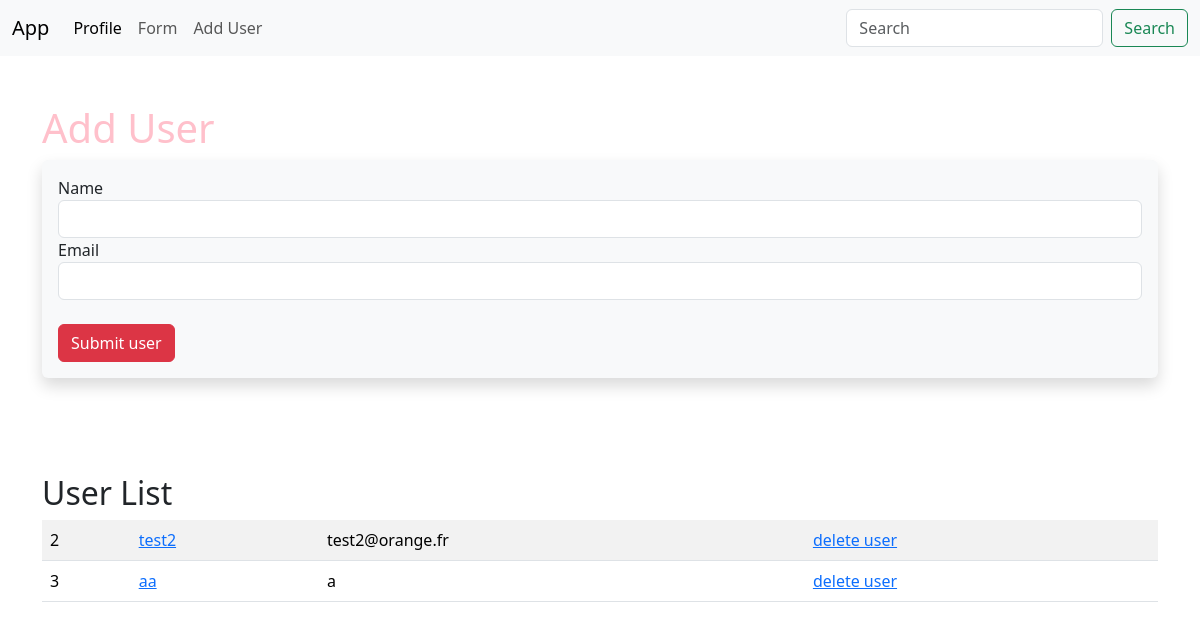
The page /user/add on the database as committed earlier.
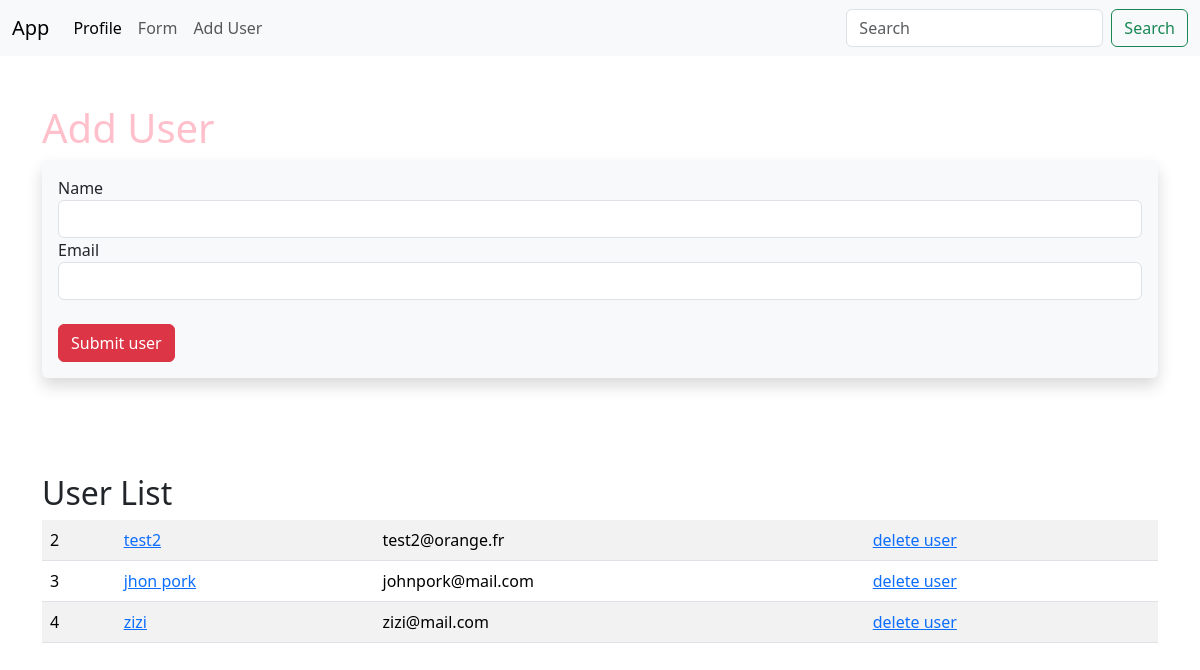
The same page on the database as committed later.
### app.py (models this page shows, shortened)
class Users(db.Model):
    id = db.Column(db.Integer, primary_key=True)
    name = db.Column(db.String(100), nullable=False)
    email = db.Column(db.String(100), nullable=False, unique=True)
    date_added = db.Column(db.DateTime, default=datetime.now())

### app.py (the view, shortened to what this page needs)
@app.route('/user/add', methods=['GET', 'POST'])
def add_user():
    name = None
    form = UserForm()
    our_users = Users.query.order_by(Users.date_added)
    return render_template('add_user.html',
                            form=form,
                            name=name,
                            our_users=our_users)

### app.py
class UserForm(FlaskForm):
    name = StringField('Name', validators=[DataRequired()])
    email = StringField('Email', validators=[DataRequired()])
    submit = SubmitField('Submit user')

### templates/add_user.html (shortened to what this page needs)
{% extends 'base.html' %}
{% block content%}
    {% if name %}
        <p>
        Salut <strong>{{ name }} </strong>
    {% else %}
        <h1>Add User</h1>
        <div class="shadow p-3 mb-5 bg-body-tertiary rounded">
            <form method="POST">
                <div>
                    {{ form.name.label }} {{ form.name(class="form-control") }}
                </div>
                <div>
                    {{ form.email.label }} {{ form.email(class="form-control") }}
                </div>
                <div>
                    <br>
                    {{form.submit(class="btn btn-danger")}}
                </div>
            </form>
        </div>
    {% endif %}
    <br><br>
    <h2>User List</h2>
    <table class="table table-striped table-hover">
    {% for our_user in our_users %}
        <tr>
            <td>{{ our_user.id }}</td>
            <td><a href="{{ url_for('update', id=our_user.id )}}">{{ our_user.name }}</a></td>
            <td>{{ our_user.email }}</td>
            <td><a href="{{ url_for('delete', id=our_user.id )}}">delete user</a></td>
        </tr>
    {% endfor %}
    </table>
{% endblock %}

### templates/base.html (shortened to what this page needs)
<!doctype html>
<html lang="en">
  <head>
    <link href="https://cdn.jsdelivr.net/npm/bootstrap@5.3.3/dist/css/bootstrap.min.css" rel="stylesheet">
    <link href="{{url_for('static', filename='css/style.css')}}" rel="stylesheet">
  </head>
  <body>
    {% include 'navbar.html' %}
    <div class="container">
        <br></br>
        {% block content%}
        {% endblock %}
    </div>
  </body>
</html>

### templates/navbar.html (shortened to what this page needs)
<nav class="navbar navbar-expand-lg bg-body-tertiary">
    <div class="container-fluid">
      <a class="navbar-brand" href="{{url_for('home')}}">App</a>
      <div class="collapse navbar-collapse" id="navbarSupportedContent">
        <ul class="navbar-nav me-auto mb-2 mb-lg-0">
          <li class="nav-item">
            <a class="nav-link active" aria-current="page" href="{{url_for('user', name='jhon')}}">Profile</a>
          </li>
          <li class="nav-item">
            <a class="nav-link" href="{{url_for('form')}}">Form</a>
          </li>
          <li class="nav-item">
            <a class="nav-link" href="{{url_for('add_user')}}">Add User</a>
          </li>
        </ul>
        <form class="d-flex" role="search">
          <input class="form-control me-2" type="search" placeholder="Search" aria-label="Search">
          <button class="btn btn-outline-success" type="submit">Search</button>
        </form>
      </div>
    </div>
  </nav>

### static/css/style.css (style rules this page uses)
h1 { color: pink }

Rows that differ between the two databases and show on the page:
changed Users id 3: name "aa" → "jhon pork"; email "a" → "johnpork@mail.com"
added Users: id "4", name "zizi", email "zizi@mail.com"
